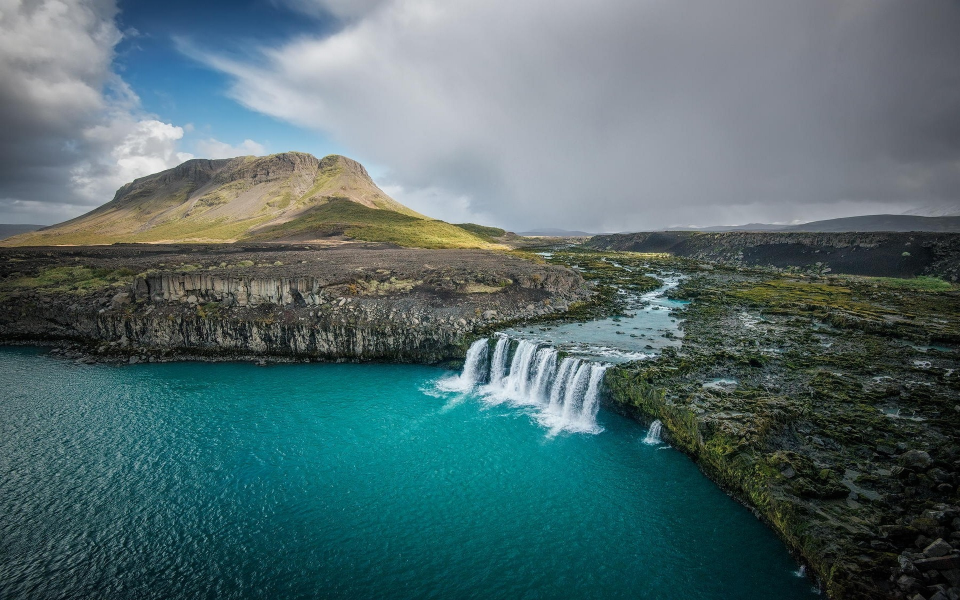
#> input picture 0005/images/wallhaven-0p1yle.jpg, 1920 x 1200 px (shown at 1/2 size); its folder holds 4 pictures in this run
$ python '修改图片分辨率.py'
#> lines starting #> are read from the running program, lines starting #| are printed output that depends on the picture
#! /usr/bin/python3
# coding=utf-8

__author__ = "lvpengze"

import os
import glob
from PIL import Image

iPhone5_width = 1136
iPhone5_height = 640

# PIL 的 thumbnail方法：用来等比例缩小图片
# PIL 的 resize方法：调整图片大小，可放大，可缩小

def thumbnail_pic(path):
#> called with path = 'images/'
    pic_files = glob.glob(path + "*.jpg")
    print(pic_files)
    for file in pic_files:
        image = Image.open(file)
#> image is the input picture: PIL image 1920x1200 RGB; mean R, G, B 82.1, 107, 109.2
        image.thumbnail((iPhone5_width, iPhone5_height))
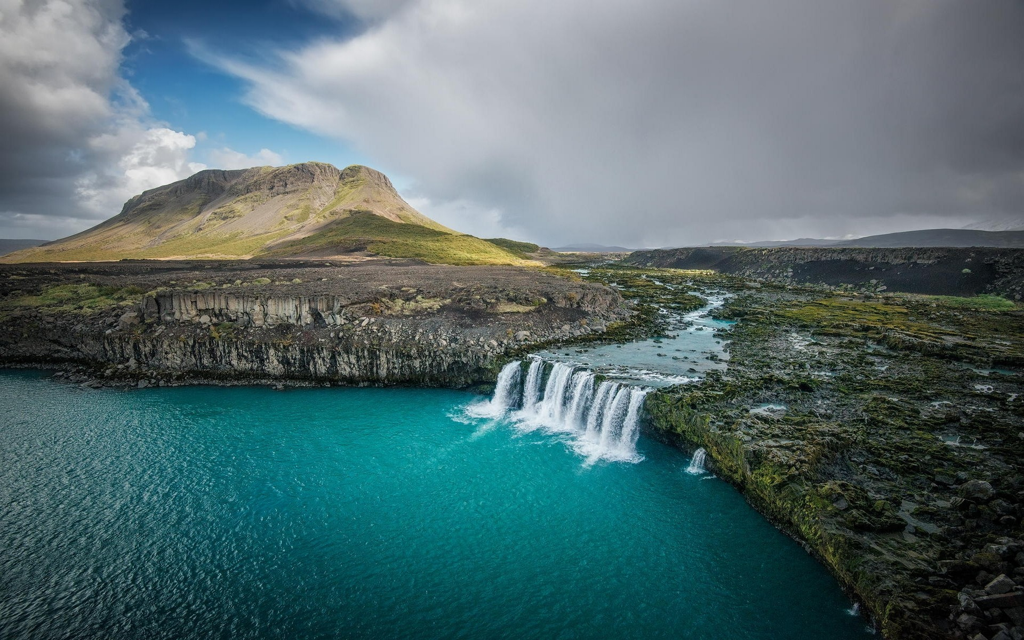
#> image: PIL image 1024x640 RGB; mean R, G, B 82.1, 107, 109.2
        image.save("output/" + os.path.basename(file), "JPEG")
#> pass 2 of the loop in thumbnail_pic, `for file in pic_files:`:
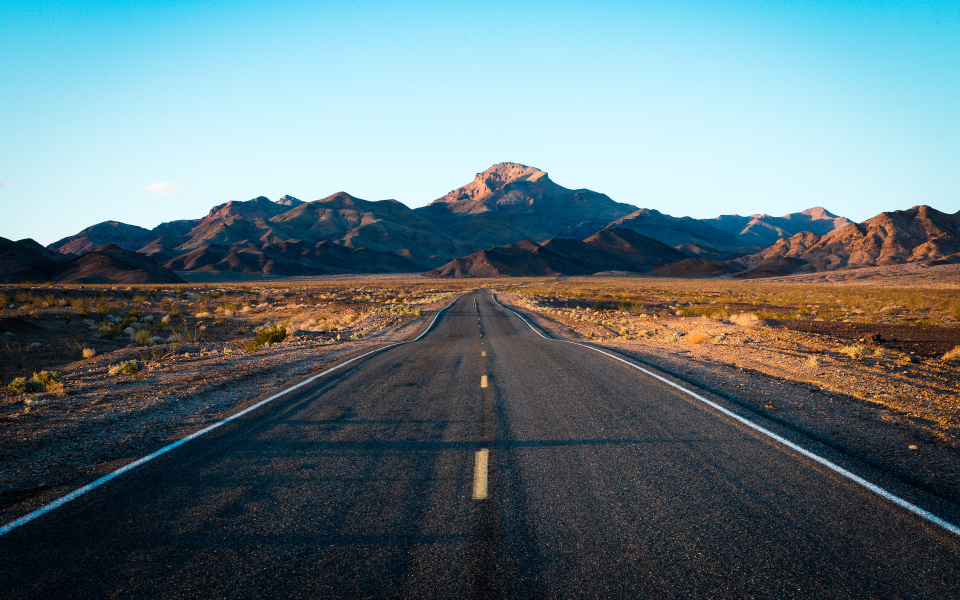
#> input picture 0005/images/wallhaven-0ppm7e.jpg, 3840 x 2400 px (shown at 1/4 size)
#> in thumbnail_pic, image is the input picture: PIL image 3840x2400 RGB; mean R, G, B 98.2, 118.4, 124.4
#> in thumbnail_pic, `image.thumbnail((iPhone5_width, iPhone5_height))`:
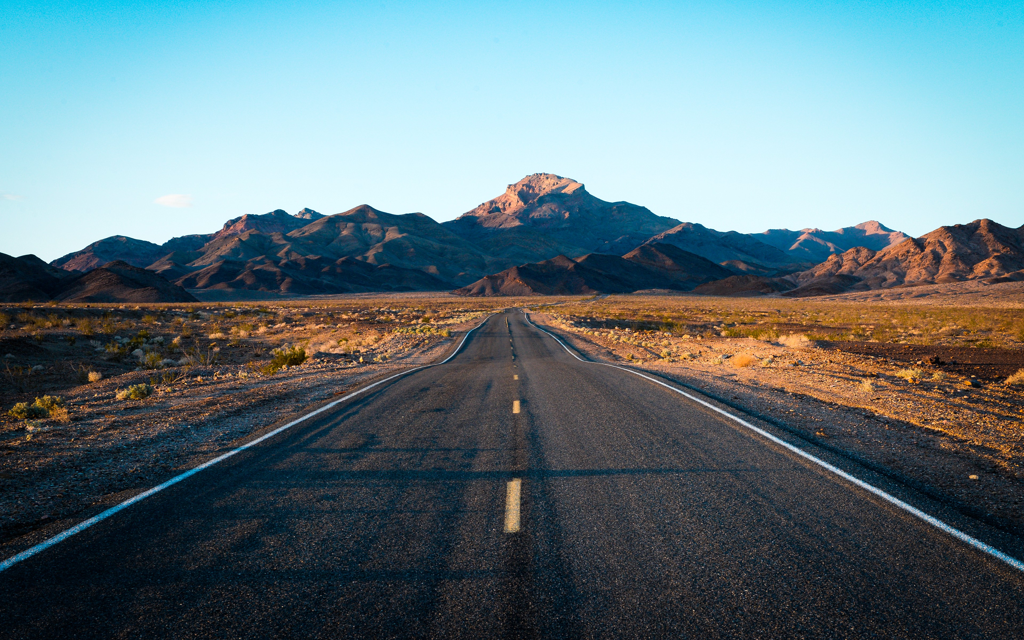
#> image: PIL image 1024x640 RGB; mean R, G, B 98.2, 118.4, 124.4
#> pass 3 of the loop in thumbnail_pic, `for file in pic_files:`:
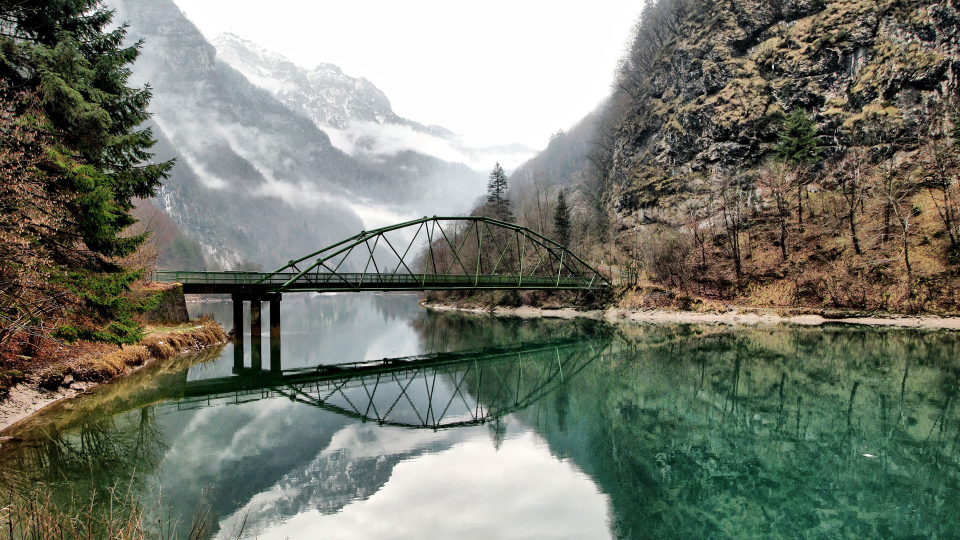
#> input picture 0005/images/wallhaven-3yerxe.jpg, 1920 x 1080 px (shown at 1/2 size)
#> in thumbnail_pic, image is the input picture: PIL image 1920x1080 RGB; mean R, G, B 118.4, 122.9, 110.8
#> in thumbnail_pic, `image.thumbnail((iPhone5_width, iPhone5_height))`:
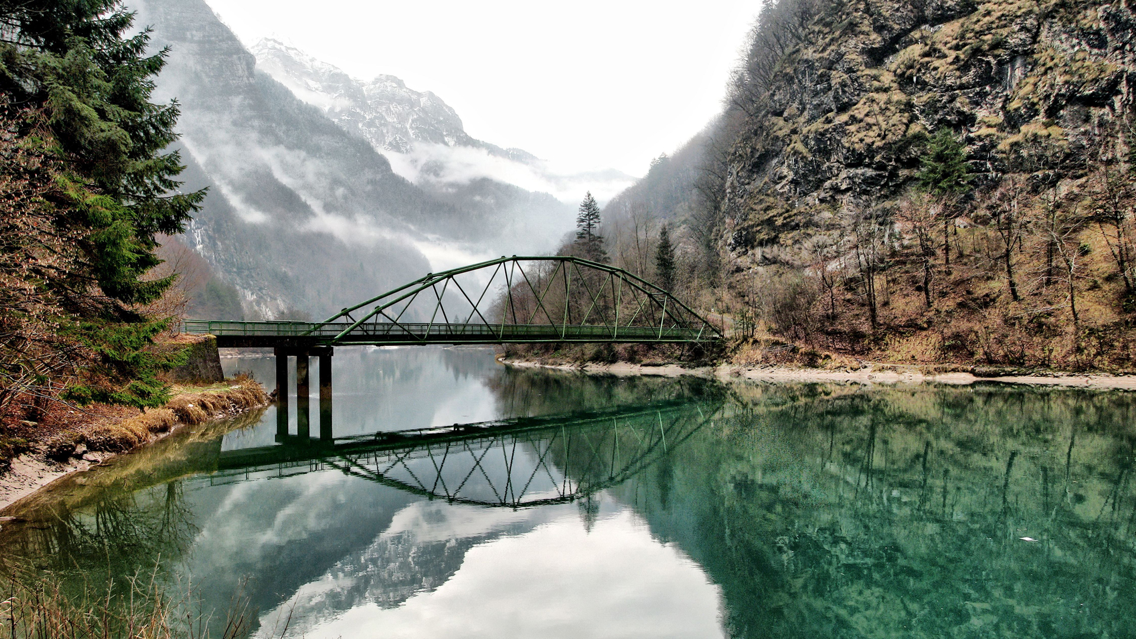
#> image: PIL image 1136x639 RGB; mean R, G, B 118.4, 123, 110.8
#> the loop made 4 passes; the first 3 are shown

if __name__ == "__main__":
    path = "images/"
    thumbnail_pic(path)
